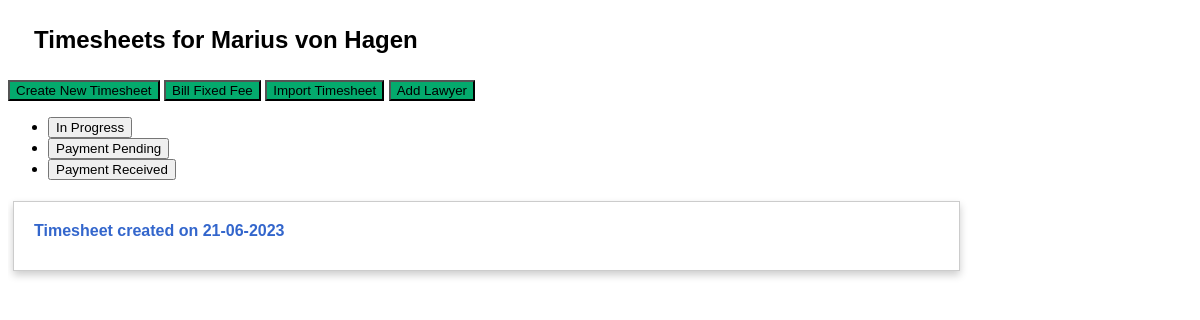
Before: /clients/1 (signed in) with the older database file.
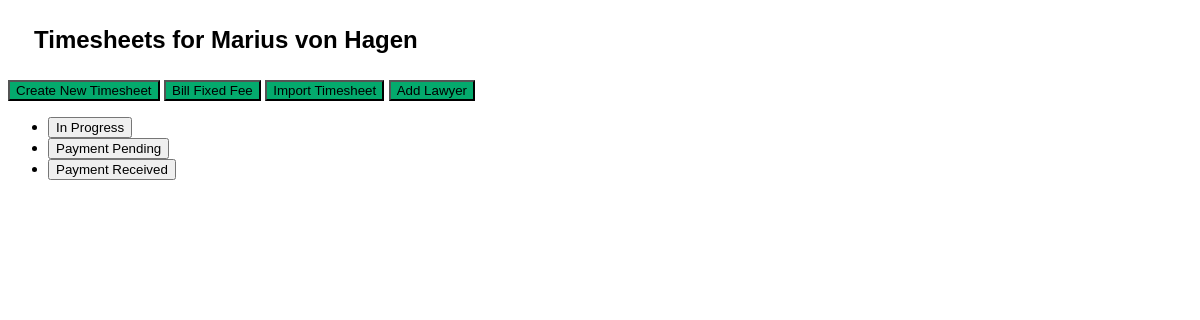
After: the same page with the newer database file.
### tables this page shows
CREATE TABLE timesheets(id INTEGER PRIMARY KEY AUTOINCREMENT NOT NULL, client_id INTEGER NOT NULL, status INTEGER NOT NULL, created DATETIME NOT NULL, firm INTEGER NOT NULL DEFAULT 1, FOREIGN KEY (client_id) REFERENCES clients(id), FOREIGN KEY (status) REFERENCES status_list(id));

### app.py (the view)
@app.route("/clients/<id>", methods=["GET"])
@login_required
def client(id):
    connection = sqlite3.connect("database.db")
    connection.row_factory = sqlite3.Row
    cursor = connection.cursor()
    user_id = session["user_id"]
    user_firm = cursor.execute("SELECT firm FROM users WHERE id = ?", [user_id]).fetchone()["firm"]
    rel = cursor.execute("SELECT * FROM users_clients WHERE user_id = ? AND client_id = ?", [user_id, id]).fetchall()
    if len(rel) != 0:
        client_info = cursor.execute("SELECT * FROM clients WHERE id = ?", [id]).fetchone()
        client = {}
        client["name"] = client_info["name"]
        client["id"] = client_info["id"]
        client["email"] = client_info["email"]
        in_progress_rows = cursor.execute("SELECT * FROM timesheets WHERE client_id = ? AND status = 1", [client_info["id"]]).fetchall()
        in_progress_timesheets = []
        for row in in_progress_rows:
            in_progress_timesheet = {}
            in_progress_timesheet["id"] = row["id"]
            in_progress_timesheet["created"] = row["created"]
            in_progress_timesheets.append(in_progress_timesheet)
        payment_pending_rows = cursor.execute("SELECT * FROM timesheets WHERE client_id = ? AND status = 2", [client_info["id"]]).fetchall()
        payment_pending_timesheets = []
        for row in payment_pending_rows:
            payment_pending_timesheet = {}
            payment_pending_timesheet["id"] = row["id"]
            payment_pending_timesheet["created"] = row["created"]
            payment_pending_timesheets.append(payment_pending_timesheet)
        payment_received_rows = cursor.execute("SELECT * FROM timesheets WHERE client_id = ? AND status = 3", [client_info["id"]]).fetchall()
        payment_received_timesheets = []
        for row in payment_received_rows:
            payment_received_timesheet = {}
            payment_received_timesheet["id"] = row["id"]
            payment_received_timesheet["created"] = row["created"]
            payment_received_timesheets.append(payment_received_timesheet)
        lawyer_rows = cursor.execute("SELECT * FROM users WHERE firm = ?", [user_firm]).fetchall()
        lawyers = []
        for row in lawyer_rows:
            if row["id"] != user_id:
                lawyer = {}
                lawyer["id"] = row["id"]
                lawyer["name"] = row["name"]
                lawyers.append(lawyer)
        fixed_fee_rows = cursor.execute("SELECT * FROM fixed_fees WHERE firm = ?", [user_firm]).fetchall()
        fixed_fees = []
        for row in fixed_fee_rows:
            fixed_fee = {}
            fixed_fee["id"] = row["id"]
            fixed_fee["description"] = row["description"]
            fixed_fee["amount"] = row["amount"]
            fixed_fees.append(fixed_fee)
        connection.close()
        return render_template("client.html", client=client,
                            in_progress_timesheets=in_progress_timesheets,
                            payment_pending_timesheets=payment_pending_timesheets,
                            payment_received_timesheets=payment_received_timesheets,
                            lawyers=lawyers,
                            fixed_fees = fixed_fees)
    else:
        flash("You are not authorised to view this client's timesheets!")
        return redirect(url_for("home"))

### helpers.py (called while the page is built)
def login_required(f):
    @wraps(f)
    def decorated_function(*args, **kwargs):
        if session.get("user_id") is None:
            return redirect("/login")
        return f(*args, **kwargs)
    return decorated_function

### templates/client.html (shortened to what this page needs)
{% extends "layout.html" %}
{% block main %}
    <h2 class="container"> Timesheets for {{ client["name"] }} </h2>
    <button type="button" class="successbtn" id="addNewTimesheetModalOpen">
        Create New Timesheet
    </button>
    <button type="button" class="successbtn" id="billFixedFeeModalOpen">
        Bill Fixed Fee
    </button>
    <button type="button" class="successbtn" data-bs-toggle="modal" id="importExcelModalOpen">
        Import Timesheet
    </button>
    <button type="button" class="successbtn" id="addNewLawyerModalOpen">
        Add Lawyer
    </button>
    <ul class="nav nav-tabs">
        <li class="nav-item">
            <button type="button" id="in-progress" class="btn btn-primary">In Progress</button>
        </li>
        <li class="nav-item">
            <button type="button" id="payment-pending" class="btn btn-warning">Payment Pending</button>
        </li>
        <li class="nav-item">
            <button type="button" id="payment-received" class="btn btn-success">Payment Received</button>
        </li>
      </ul>
    <div id="in-progress-view" class="dashboard">
        {% for timesheet in in_progress_timesheets %}
            <a href="{{ url_for('timesheet', id=timesheet['id']) }}" class="stretched-link">
                <div class="card">
                    <b>Timesheet created on {{ timesheet["created"] }}</b>
                </div>
            </a>
        {% endfor %}
    </div>
{% endblock %}

Changed rows visible on the page:
no longer on this page (row edited): timesheets: created "21-06-2023"
